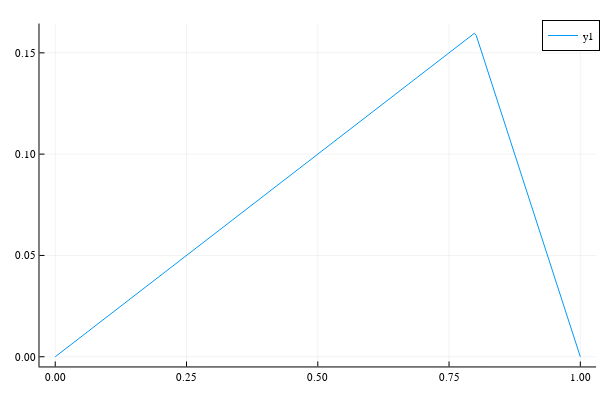

This figure's notebook cell:
### Code cell
ξ=0.8
plot(g(x),0,1)

### Figure 1 — Plotly figure (JSON) as saved in the notebook; plotly's stock layout.template omitted (floating-point values rounded to 4 significant figures)
{"data": [{"colorbar": {"title": ""}, "legendgroup": "y1", "line": {"color": "rgba(0, 154, 250, 1.000)", "dash": "solid", "shape": "linear", "width": 1}, "mode": "lines", "name": "y1", "showlegend": true, "type": "scatter", "x": [0, 0.009766, 0.1001, 0.1543, 0.2002, 0.2501, 0.296, 0.3453, 0.4023, 0.4531, 0.4975, 0.546, 0.5948, 0.6487, 0.7001, 0.7267, 0.7534, 0.7646, 0.7759, 0.7815, 0.7871, 0.7927, 0.7983, 0.8018, 0.8052, 0.8086, 0.812, 0.8189, 0.8257, 0.8395, 0.8532, 0.8789, 0.9047, 0.946, 0.9873, 0.9936, 1], "xaxis": "x", "y": [0, 0.001953, 0.02001, 0.03087, 0.04004, 0.05001, 0.0592, 0.06905, 0.08047, 0.09061, 0.09951, 0.1092, 0.119, 0.1297, 0.14, 0.1453, 0.1507, 0.1529, 0.1552, 0.1563, 0.1574, 0.1585, 0.1597, 0.1586, 0.1559, 0.1531, 0.1504, 0.1449, 0.1394, 0.1284, 0.1175, 0.09685, 0.07623, 0.0432, 0.01017, 0.005084, 0], "yaxis": "y", "zmax": null, "zmin": null}], "layout": {"annotations": [], "height": 400, "legend": {"bgcolor": "rgba(255, 255, 255, 1.000)", "bordercolor": "rgba(0, 0, 0, 1.000)", "borderwidth": 1, "font": {"color": "rgba(0, 0, 0, 1.000)", "family": "sans-serif", "size": 11}, "title": {"font": {"color": "rgba(0, 0, 0, 1.000)", "family": "sans-serif", "size": 15}, "text": ""}, "tracegroupgap": 0, "traceorder": "normal", "x": 1, "xanchor": "auto", "y": 1, "yanchor": "auto"}, "margin": {"b": 20, "l": 0, "r": 0, "t": 20}, "paper_bgcolor": "rgba(255, 255, 255, 1.000)", "plot_bgcolor": "rgba(255, 255, 255, 1.000)", "showlegend": true, "width": 600, "xaxis": {"anchor": "y", "domain": [0.06582, 0.9934], "gridcolor": "rgba(0, 0, 0, 0.100)", "gridwidth": 0.5, "linecolor": "rgba(0, 0, 0, 1.000)", "mirror": false, "range": [-0.03, 1.03], "showgrid": true, "showline": true, "showticklabels": true, "tickangle": 0, "tickcolor": "rgb(0, 0, 0)", "tickfont": {"color": "rgba(0, 0, 0, 1.000)", "family": "sans-serif", "size": 11}, "tickmode": "array", "ticks": "inside", "ticktext": ["0.00", "0.25", "0.50", "0.75", "1.00"], "tickvals": [0, 0.25, 0.5, 0.75, 1], "title": "", "titlefont": {"color": "rgba(0, 0, 0, 1.000)", "family": "sans-serif", "size": 15}, "type": "-", "visible": true, "zeroline": false, "zerolinecolor": "rgba(0, 0, 0, 1.000)"}, "yaxis": {"anchor": "x", "domain": [0.03762, 0.9902], "gridcolor": "rgba(0, 0, 0, 0.100)", "gridwidth": 0.5, "linecolor": "rgba(0, 0, 0, 1.000)", "mirror": false, "range": [-0.00479, 0.1645], "showgrid": true, "showline": true, "showticklabels": true, "tickangle": 0, "tickcolor": "rgb(0, 0, 0)", "tickfont": {"color": "rgba(0, 0, 0, 1.000)", "family": "sans-serif", "size": 11}, "tickmode": "array", "ticks": "inside", "ticktext": ["0.00", "0.05", "0.10", "0.15"], "tickvals": [0, 0.05, 0.1, 0.15], "title": "", "titlefont": {"color": "rgba(0, 0, 0, 1.000)", "family": "sans-serif", "size": 15}, "type": "-", "visible": true, "zeroline": false, "zerolinecolor": "rgba(0, 0, 0, 1.000)"}}}
